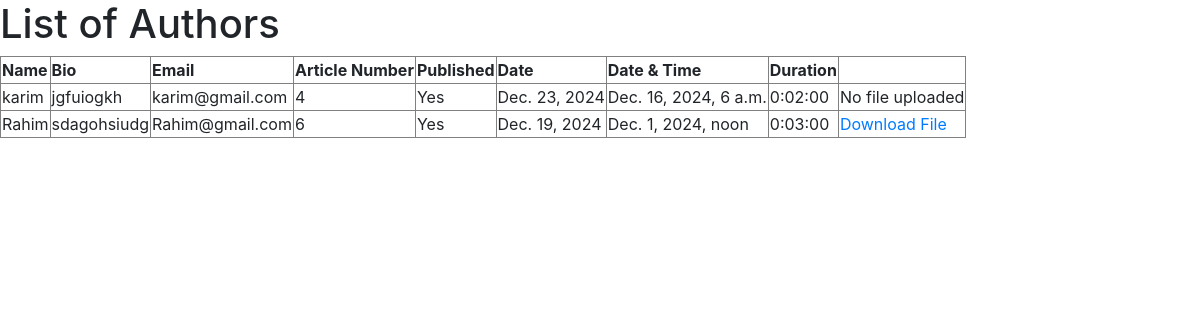
The page / on the database its author committed.
### first_app/models.py (models this page shows, shortened)
class Author(models.Model):
    name = models.CharField(max_length=100)
    bio = models.TextField()
    email = models.EmailField(default='..@gmail.com')
    Article_no= models.BigIntegerField(default=0)
    publish = models.BooleanField(default=False)
    date = models.DateField(default=datetime.date.today)
    date_time = models.DateTimeField(null=True, blank=True)
    duration = models.DurationField(null=True, blank=True)
    file = models.FileField(upload_to='uploads/', null=True, blank=True)

### first_app/views.py (the view)
# urls.py: path('',views.home),
def home(request):
    author = models.Author.objects.all()
    return render(request,"home.html", {'authors': author})

### first_app/templates/home.html (shortened to what this page needs)
<!DOCTYPE html>
<html lang="en">
  <head>
    <link
      rel="stylesheet"
      href="https://cdn.jsdelivr.net/npm/bootstrap@4.0.0/dist/css/bootstrap.min.css"
    />
  </head>
  <body>
    <h1>List of Authors</h1>
    <table border="1">
        <thead>
            <tr>
                <th>Name</th>
                <th>Bio</th>
                <th>Email</th>
                <th>Article Number</th>
                <th>Published</th>
                <th>Date</th>
                <th>Date & Time</th>
                <th>Duration</th>
            </tr>
        </thead>
        <tbody>
            {% for author in authors %}
                <tr>
                    <td>{{ author.name }}</td>
                    <td>{{ author.bio }}</td>
                    <td>{{ author.email }}</td>
                    <td>{{ author.Article_no }}</td>
                    <td>{{ author.publish|yesno:"Yes,No" }}</td>
                    <td>{{ author.date }}</td>
                    <td>{{ author.date_time|default:"Not provided" }}</td>
                    <td>{{ author.duration|default:"Not provided" }}</td>
                    <td>
                        {% if author.file %}
                            <a href="{{ author.file.url }}" download>Download File</a>
                        {% else %}
                            No file uploaded
                        {% endif %}
                    </td>
                </tr>
            {% empty %}
                <tr>
                    <td colspan="8">No authors found.</td>
                </tr>
            {% endfor %}
        </tbody>
    </table>
  </body>
</html>

### rows shown on the page
Author: name "karim", bio "jgfuiogkh", email "karim@gmail.com", Article_no "4", publish "Yes", date "Dec. 23, 2024", date_time "Dec. 16, 2024, 6 a.m.", duration "0:02:00", shows "No file uploaded"
Author: name "Rahim", bio "sdagohsiudg", email "Rahim@gmail.com", Article_no "6", publish "Yes", date "Dec. 19, 2024", date_time "Dec. 1, 2024, noon", duration "0:03:00"
